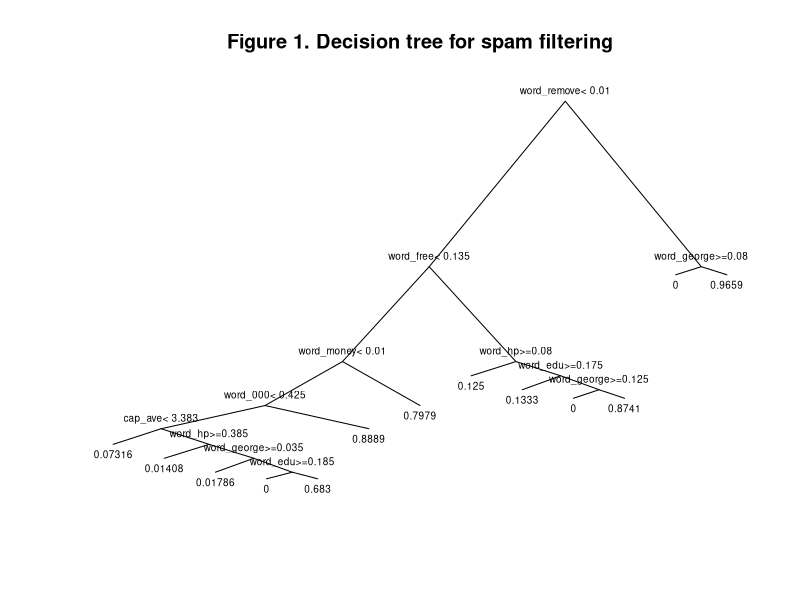

Recreate this plot in R.
## The spam filter ##

# Reading data (customize) #
spam <- read.csv(file="spam.csv")
str(spam[1:5])
str(spam[48:52])

# Formula #
fm <- spam ~ .

# Setting the cutoff #
cut <- 0.5

# Decision tree #
library(rpart)
tree1 <- rpart(formula=fm, data=spam)
tree1

# Plotting #
plot(tree1, branch=0, main="Figure 1. Decision tree for spam filtering",
  margin=0.01)
text(tree1, font=1, cex=0.6)

# Confusion matrix (1) #
cut <- 0.5
score1 <- predict(tree1, newdata=spam)
conf1 <- table(score1 > cut, spam$spam == 1)
conf1
tp1 <- conf1["TRUE", "TRUE"]/sum(conf1[,"TRUE"])
tp1
fp1 <- conf1["TRUE", "FALSE"]/sum(conf1[,"FALSE"])
fp1

# Exploring other cutoffs #
table(score1, spam$spam)

# Less pruning #
tree2 <- rpart(formula=fm, data=spam, cp=0.005)
tree2

# Confusion matrix (2) #
tree2 <- rpart(formula=fm, data=spam, cp=0.005)
score2 <- predict(tree2, newdata=spam)
conf2 <- table(score2 > 0.5, spam$spam==1)
conf2
tp2 <- conf2["TRUE", "TRUE"]/sum(conf2[,"TRUE"])
tp2
fp2 <- conf2["TRUE", "FALSE"]/sum(conf2[,"FALSE"])
fp2
